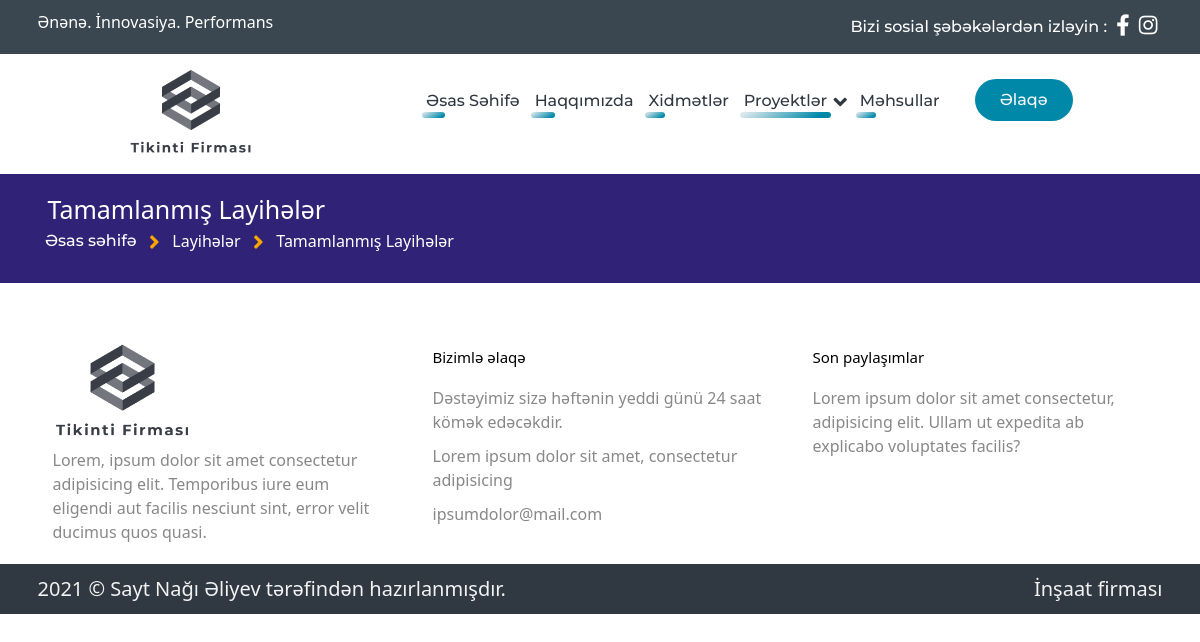
The app's page /projects/finishedprojects, older data.
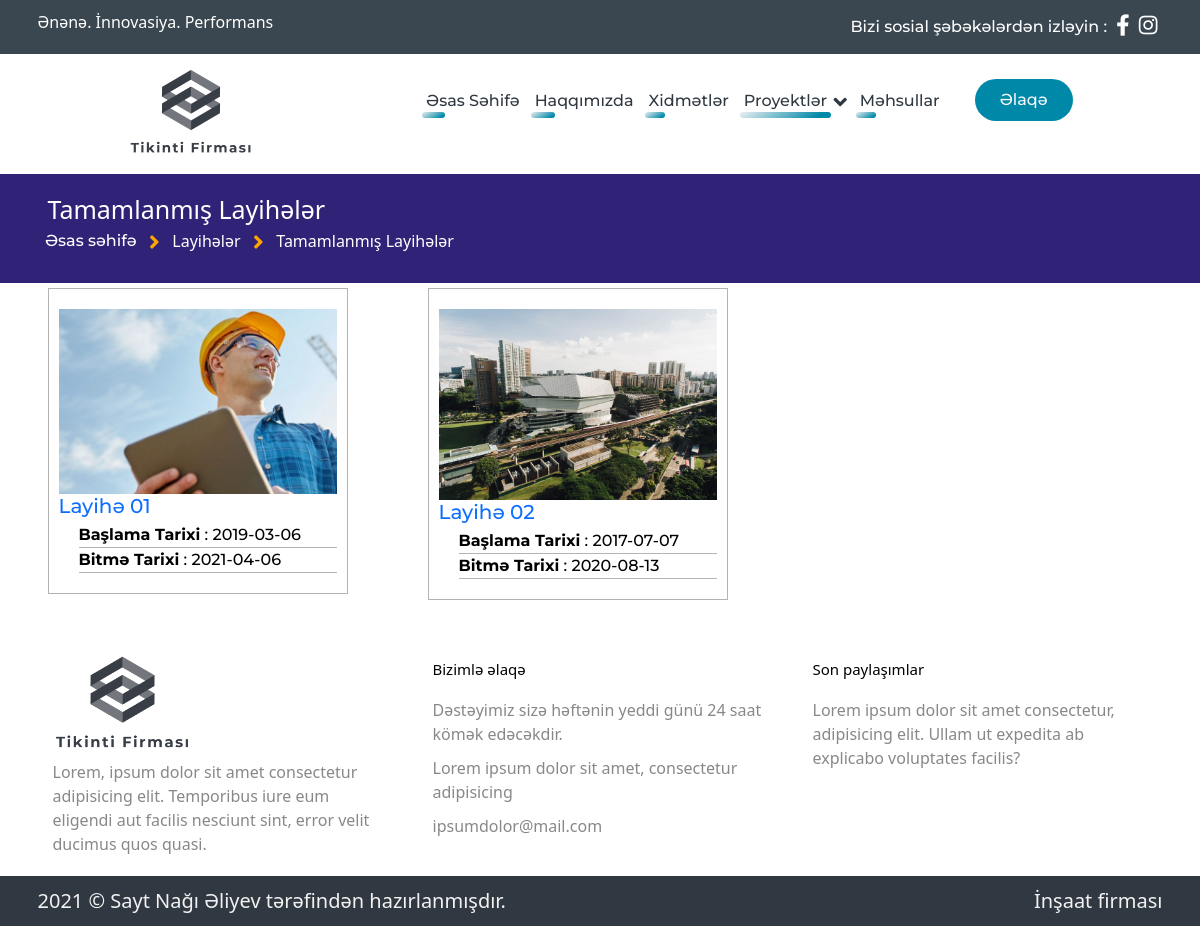
The same page, newer data.
### app/models.py (models this page shows)
class FinishedProject(db.Model):
    id = db.Column(db.Integer, primary_key=True)
    title = db.Column(db.String(100))
    start_time = db.Column(db.String(100))
    finish_time = db.Column(db.String(100))
    area = db.Column(db.String(100))
    cost = db.Column(db.String(100))
    location = db.Column(db.String(100))
    description = db.Column(db.Text)
    images = db.relationship('FinishedProjectImage', backref='project', lazy=True)
    slugified_title = db.Column(db.String(100))

class FinishedProjectImage(db.Model):
    id = db.Column(db.Integer, primary_key=True)
    filename = db.Column(db.String(100))
    project_id = db.Column(db.Integer, db.ForeignKey('finished_project.id'), nullable=False)

### view/routes.py (the view)
@view.route("/projects/finishedprojects")
def main_projects_finishedProjects():
    from app.models import FinishedProject
    finProjects = FinishedProject.query.all()
    return render_template('view/finishedProjects.html', finProjects = finProjects)

### view/templates/view/finishedProjects.html (shortened to what this page needs)
{% extends "view/base.html" %}
{% block navBar %}
<div id="navbar">
    <div class="container">
        <div class="nav-items">
            <img class="logo" src="/view/static/view/img/logo_transparent2.png" alt="">
            <ul class="nav-links d-flex justify-content-end bootstrap-off">
                <li>
                    <div class="link-container">
                        <a class="bootstrap-off" href="/">Əsas Səhifə</a>
                        <div class="bg"></div>
                    </div>
                </li>
                <li>
                    <div class="link-container">
                        <a class="bootstrap-off" href="/about">Haqqımızda</a>
                        <div class="bg"></div>
                    </div>
                </li>
                <li>
                    <div class="link-container">
                        <a class="bootstrap-off" href="/services">Xidmətlər</a>
                        <div class="bg"></div>
                    </div>
                </li>
                <li class="dd-effect">
                    <div class="link-container">
                        <a class="bootstrap-off" href="#">Proyektlər</a>
                        <div class="down-icon"><i class="fas fa-angle-down fa-lg"></i></div>
                        <div class="bg"  style="width: 90%!important;"></div>
                    </div>
                </li>
                <li>
                    <div class="link-container">
                        <a class="bootstrap-off" href="/products">Məhsullar</a>
                        <div class="bg"></div>
                    </div>
                </li>
            </ul>
            <a class="cta" href="/contacts"><button class=" text-light my-4">Əlaqə</button></a>
        </div>
    </div>
</div>
{% endblock %}
{% block page %}
<section id="projects-content">
        <div class="head">
            <div class="container">
                <h2>Tamamlanmış Layihələr</h2>
                <div class="location">
                    <a href="/">Əsas səhifə</a>
                    <i class="fas fa-angle-right fa-lg"></i>
                    <p>Layihələr</p>
                    <i class="fas fa-angle-right fa-lg"></i>
                    <p>Tamamlanmış Layihələr</p>
                </div>
            </div>
        </div>
         <div id="finishedProjects">
            <div class="fprojects">
                <div class="container">
                    <div class="row">
                        {% for finProject in finProjects %}
                        <div class="col-xxl-3 col-lg-4 col-md-6">
                            <div class="fproject">
                                <div class="img-section">
                                    <a href="/projects/finishedprojects/{{finProject.slugified_title}}">
                                        <img src="/view/static/view/uploads/{{finProject.images[0].filename}}" alt="">
                                    </a>
                                </div>
                                <div class="fproject-title">
                                    <a href="/projects/finishedprojects/{{finProject.slugified_title}}">
                                        <h2>
                                            {{finProject.title}}
                                        </h2>
                                    </a>
                                </div>
                                <div class="fproject-description" >
                                    <ul>
                                        <li> <b>Başlama Tarixi</b> : {{finProject.start_time}}</li>
                                        <li> <b>Bitmə Tarixi</b> : {{finProject.finish_time}}</li>
                                    </ul>
                                </div>
                            </div>
                        </div>
                        {% endfor %}
                    </div>
                </div>
            </div>
         </div>
    </section>
{% endblock %}

### view/templates/view/base.html (shortened to what this page needs)
<!DOCTYPE html>
<html lang="en">
<head>
    <link rel="stylesheet" href="{{url_for('view.static',filename='view/css/style.css')}}" >
    <link href="https://cdn.jsdelivr.net/npm/bootstrap@5.0.0-beta1/dist/css/bootstrap.min.css" rel="stylesheet"
>
    <link rel="stylesheet" href="https://use.fontawesome.com/releases/v5.15.2/css/all.css"
>
        <link rel="stylesheet" href="{{url_for('view.static',filename='view/css/owl.carousel.min.css')}}">
        <link rel="stylesheet" href="{{url_for('view.static',filename='view/css/owl.theme.default.min.css')}}">
</head>
<body>
    <section id="nav">
        <div class="top-nav-bar ">
            <div class="container">
                <div class="top-nav-items">
                    <p>Ənənə. İnnovasiya. Performans</p>
                    <ul class="top-links bootstrap-off">
                        <li>Bizi sosial şəbəkələrdən izləyin :</li>
                        <li><a href="#"><i class="fab fa-facebook-f fa-lg"></a></i></li>
                        <li><a href="#"><i class="fab fa-instagram fa-lg"></a></i></li>
                    </ul>
                </div>
            </div>
        </div>
        {% block navBar %}
        {% endblock %}
    </section>
    {% block page %}
    {% endblock %}
    <section id="footer">
        <div class="container">
            <div class="row">
                <div class="col-4">
                    <div class="col-content">
                        <div class="footer-logo"><img src="{{url_for('view.static',filename='view/img/logo_transparent2.png')}}" alt=""></div>
                        <div class="">
                            <p>
                                Lorem, ipsum dolor sit amet consectetur adipisicing elit. Temporibus iure eum eligendi
                                aut facilis nesciunt sint, error velit ducimus quos quasi.
                            </p>
                        </div>
                    </div>
                </div>
                <div class="col-4">
                    <div class="col-content">
                        <h4>Bizimlə əlaqə</h4>
                        <p class="contact-text">
                            Dəstəyimiz sizə həftənin yeddi günü 24 saat kömək edəcəkdir.
                        </p>
                        <p class="phone-number">Lorem ipsum dolor sit amet, consectetur adipisicing</p>
                        <p class="email-address">ipsumdolor@mail.com</p>
                    </div>
                </div>
                <div class="col-4">
                    <div class="col-content">
                        <h4>Son paylaşımlar</h4>
                        <p class="last-post-text">Lorem ipsum dolor sit amet consectetur, adipisicing elit. Ullam ut
                            expedita ab explicabo voluptates facilis?</p>
                    </div>
                </div>
            </div>
        </div>
    </section>
    <div id="copyright">
        <div class="container">
            <div class="cr-text">
                <div class="left-text">
                    2021 © Sayt Nağı Əliyev tərəfindən hazırlanmışdır.
                </div>
                <div class="right-text">
                    İnşaat firması
                </div>
            </div>
        </div>
    </div>
</body>
</html>

### view/static/view/css/style.css (style rules this page uses)
ul li { padding-left: 0px!important; }
#navbar { position: fixed; width: 100%; background: #fff; font-size: 1.6rem; padding: 10px 10%; z-index: 15; }
#navbar .logo { cursor: pointer; margin-right: auto; }
#navbar img { height: 100px; }
#navbar .nav-items { display: flex; justify-content: flex-end; }
#navbar .nav-links { padding: 25px 0px; list-style: none; }
#navbar .nav-links li { display: inline-block; padding: 0px 15px; position: relative; transition: all 0.5s ease; }
#navbar .nav-links li a { transition: all 0.3s ease 0s; }
#navbar .nav-links li .link-container { position: relative; display: inline-block; }
#navbar .nav-links li .bg { position: absolute; bottom: -5px; left: -4px; border-radius: 50px; width: 25%; height: 25%; z-index: 0; background-image: linear-gradient(147deg, #edf0f1 0%, #0088a9 85%); transition: all .5s; }
#navbar button { margin-left: 20px; padding: 9px 25px; color: #fff; background-color: #0088a9; border: none; border-radius: 50px; cursor: pointer; transition: all 0.3s ease 0s; }
#navbar li, #navbar a, #navbar button { color: #303841; }
.top-nav-bar { font-weight: 500; font-size: 1.6rem; background: #3A4750; color: #ffffff; padding: 10px 0px; }
.top-nav-bar .top-nav-items { display: flex; justify-content: space-between; }
.top-nav-bar ul { list-style: none; color: #ffffff; }
.top-nav-bar ul li { display: inline-block; padding: 5px; }
.top-nav-bar ul a { color: #ffffff; }
.down-icon { display: inline-block; transform: translate(2px, 3px); color: #303841; }
#footer { font-size: 1.6rem; color: #888888; }
#footer .footer-logo { height: 110px; width: auto; }
#footer .footer-logo img { height: 100%; object-fit: cover; }
#footer h4 { color: #000; padding: 10px 0px; margin-bottom: 10px; }
#footer .col-content { padding: 0px 15px; }
#copyright { background: #303841; color: #f2f2f2; margin-top: 10px; padding: 10px 15px; }
#copyright .cr-text { display: flex; justify-content: space-between; font-size: 2rem; }
#projects-content { padding-top: 120px; font-size: 1.6rem; }
#projects-content .head { padding: 20px 0px; background: #302277; color: #fff; }
#projects-content .head h2 { padding: 0px 10px; font-size: 2.5rem; }
#projects-content .head .location { display: flex; }
#projects-content .head .location i { color: orange; padding: 5px 5px; }
#projects-content .head .location a { padding: 0px 7.5px; color: #fff; }
#projects-content .head .location p { padding: 0px 7.5px; }
#projects-content #finishedProjects .fprojects { display: flex; justify-content: start; padding: 5px; margin-bottom: 30px; }
#projects-content #finishedProjects .fprojects .fproject { width: 300px; padding: 10px; margin: 0px 10px; border: 1px solid #b3b3b3; background: #fff; color: black; }
#projects-content #finishedProjects .fprojects .fproject img { margin-top: 10px; max-width: 100%; }
#projects-content #finishedProjects .fprojects .fproject ul li { padding: 0px!important; margin: 0px!important; border-bottom: 1px solid #b4b4b4; }
#projects-content .row { margin-bottom: 15px; }
* { box-sizing: border-box; margin: 0; padding: 0; transition: all 0.4s ease; }
html { font-size: 10px; }
body { font-family: 'lato', sans-serif; font-size: 1.6rem; line-height: 1.5; background-color: #EEEEEE; }
li, a, button { font-family: "Montserrat", sans-serif; font-weight: 500; text-decoration: none !important; }
a { cursor: pointer; }
.bootstrap-off { margin: 0; padding: 0; border: 0; font-size: 1.6rem; font: inherit; vertical-align: baseline; text-decoration: none; }
ul { list-style: none; }

Row changes from the older to the newer data that the page shows:
added FinishedProject: filename (picture), title "Layihə 01", start_time "2019-03-06", finish_time "2021-04-06"
added FinishedProject: filename (picture), title "Layihə 02", start_time "2017-07-07", finish_time "2020-08-13"
